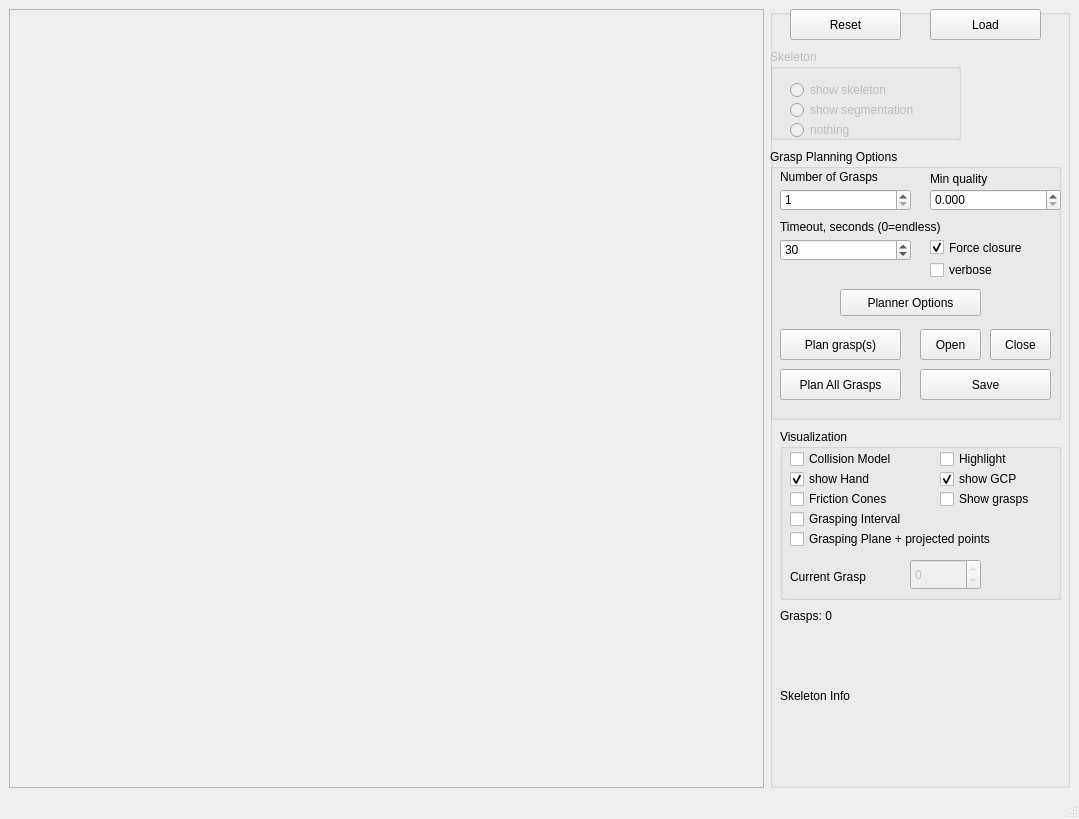
<?xml version="1.0" encoding="UTF-8"?>
<ui version="4.0">
 <class>SkeletonGraspPlanner</class>
 <widget class="QMainWindow" name="SkeletonGraspPlanner">
  <property name="geometry">
   <rect>
    <x>0</x>
    <y>0</y>
    <width>1079</width>
    <height>819</height>
   </rect>
  </property>
  <property name="windowTitle">
   <string>GraspStudio - GraspPlanner</string>
  </property>
  <widget class="QWidget" name="centralwidget">
   <layout class="QGridLayout" name="gridLayout">
    <item row="0" column="0">
     <widget class="QFrame" name="frameViewer">
      <property name="frameShape">
       <enum>QFrame::StyledPanel</enum>
      </property>
      <property name="frameShadow">
       <enum>QFrame::Raised</enum>
      </property>
     </widget>
    </item>
    <item row="0" column="1">
     <widget class="QGroupBox" name="groupBox">
      <property name="maximumSize">
       <size>
        <width>300</width>
        <height>16777215</height>
       </size>
      </property>
      <property name="title">
       <string/>
      </property>
      <widget class="QPushButton" name="pushButtonReset">
       <property name="geometry">
        <rect>
         <x>20</x>
         <y>0</y>
         <width>111</width>
         <height>31</height>
        </rect>
       </property>
       <property name="text">
        <string>Reset</string>
       </property>
      </widget>
      <widget class="QGroupBox" name="groupBoxGrasping">
       <property name="geometry">
        <rect>
         <x>0</x>
         <y>140</y>
         <width>291</width>
         <height>271</height>
        </rect>
       </property>
       <property name="title">
        <string>Grasp Planning Options</string>
       </property>
       <widget class="QCheckBox" name="checkBoxFoceClosure">
        <property name="geometry">
         <rect>
          <x>160</x>
          <y>90</y>
          <width>121</width>
          <height>17</height>
         </rect>
        </property>
        <property name="text">
         <string>Force closure</string>
        </property>
        <property name="checked">
         <bool>true</bool>
        </property>
       </widget>
       <widget class="QSpinBox" name="spinBoxGraspNumber">
        <property name="geometry">
         <rect>
          <x>10</x>
          <y>40</y>
          <width>131</width>
          <height>22</height>
         </rect>
        </property>
        <property name="minimum">
         <number>1</number>
        </property>
        <property name="maximum">
         <number>10000000</number>
        </property>
       </widget>
       <widget class="QLabel" name="label_11">
        <property name="geometry">
         <rect>
          <x>10</x>
          <y>20</y>
          <width>141</width>
          <height>16</height>
         </rect>
        </property>
        <property name="text">
         <string>Number of Grasps</string>
        </property>
       </widget>
       <widget class="QLabel" name="label_12">
        <property name="geometry">
         <rect>
          <x>10</x>
          <y>70</y>
          <width>231</width>
          <height>16</height>
         </rect>
        </property>
        <property name="text">
         <string>Timeout, seconds (0=endless)</string>
        </property>
       </widget>
       <widget class="QSpinBox" name="spinBoxTimeOut">
        <property name="geometry">
         <rect>
          <x>10</x>
          <y>90</y>
          <width>131</width>
          <height>22</height>
         </rect>
        </property>
        <property name="minimum">
         <number>0</number>
        </property>
        <property name="maximum">
         <number>10000000</number>
        </property>
        <property name="value">
         <number>30</number>
        </property>
       </widget>
       <widget class="QLabel" name="label_13">
        <property name="geometry">
         <rect>
          <x>160</x>
          <y>20</y>
          <width>121</width>
          <height>20</height>
         </rect>
        </property>
        <property name="text">
         <string>Min quality</string>
        </property>
       </widget>
       <widget class="QDoubleSpinBox" name="doubleSpinBoxQuality">
        <property name="geometry">
         <rect>
          <x>160</x>
          <y>40</y>
          <width>131</width>
          <height>22</height>
         </rect>
        </property>
        <property name="decimals">
         <number>3</number>
        </property>
        <property name="maximum">
         <double>1.000000000000000</double>
        </property>
        <property name="singleStep">
         <double>0.001000000000000</double>
        </property>
       </widget>
       <widget class="QPushButton" name="pushButtonSave">
        <property name="geometry">
         <rect>
          <x>150</x>
          <y>220</y>
          <width>131</width>
          <height>31</height>
         </rect>
        </property>
        <property name="text">
         <string>Save</string>
        </property>
       </widget>
       <widget class="QPushButton" name="pushButtonClose">
        <property name="geometry">
         <rect>
          <x>220</x>
          <y>180</y>
          <width>61</width>
          <height>31</height>
         </rect>
        </property>
        <property name="text">
         <string>Close</string>
        </property>
       </widget>
       <widget class="QPushButton" name="pushButtonPlan">
        <property name="geometry">
         <rect>
          <x>10</x>
          <y>180</y>
          <width>121</width>
          <height>31</height>
         </rect>
        </property>
        <property name="text">
         <string>Plan grasp(s)</string>
        </property>
       </widget>
       <widget class="QPushButton" name="pushButtonOpen">
        <property name="geometry">
         <rect>
          <x>150</x>
          <y>180</y>
          <width>61</width>
          <height>31</height>
         </rect>
        </property>
        <property name="text">
         <string>Open</string>
        </property>
       </widget>
       <widget class="QCheckBox" name="checkBoxVerbose">
        <property name="geometry">
         <rect>
          <x>160</x>
          <y>110</y>
          <width>97</width>
          <height>22</height>
         </rect>
        </property>
        <property name="text">
         <string>verbose</string>
        </property>
       </widget>
       <widget class="QPushButton" name="pushButtonPlanAll">
        <property name="geometry">
         <rect>
          <x>10</x>
          <y>220</y>
          <width>121</width>
          <height>31</height>
         </rect>
        </property>
        <property name="text">
         <string>Plan All Grasps</string>
        </property>
       </widget>
       <widget class="QPushButton" name="pushButtonOptions">
        <property name="geometry">
         <rect>
          <x>70</x>
          <y>140</y>
          <width>141</width>
          <height>27</height>
         </rect>
        </property>
        <property name="text">
         <string>Planner Options</string>
        </property>
       </widget>
      </widget>
      <widget class="QPushButton" name="pushButtonLoadData">
       <property name="geometry">
        <rect>
         <x>160</x>
         <y>0</y>
         <width>111</width>
         <height>31</height>
        </rect>
       </property>
       <property name="text">
        <string>Load</string>
       </property>
      </widget>
      <widget class="QGroupBox" name="groupBoxSkeleton">
       <property name="enabled">
        <bool>false</bool>
       </property>
       <property name="geometry">
        <rect>
         <x>0</x>
         <y>40</y>
         <width>191</width>
         <height>91</height>
        </rect>
       </property>
       <property name="title">
        <string>Skeleton</string>
       </property>
       <property name="flat">
        <bool>false</bool>
       </property>
       <property name="checkable">
        <bool>false</bool>
       </property>
       <property name="checked">
        <bool>false</bool>
       </property>
       <widget class="QRadioButton" name="radioButtonSkeleton">
        <property name="geometry">
         <rect>
          <x>20</x>
          <y>30</y>
          <width>171</width>
          <height>22</height>
         </rect>
        </property>
        <property name="text">
         <string>show skeleton</string>
        </property>
       </widget>
       <widget class="QRadioButton" name="radioButtonSegmentation">
        <property name="geometry">
         <rect>
          <x>20</x>
          <y>50</y>
          <width>171</width>
          <height>22</height>
         </rect>
        </property>
        <property name="text">
         <string>show segmentation</string>
        </property>
       </widget>
       <widget class="QRadioButton" name="radioButtonNothing">
        <property name="geometry">
         <rect>
          <x>20</x>
          <y>70</y>
          <width>171</width>
          <height>22</height>
         </rect>
        </property>
        <property name="text">
         <string>nothing</string>
        </property>
       </widget>
      </widget>
      <widget class="QLabel" name="labelSkeleton">
       <property name="geometry">
        <rect>
         <x>10</x>
         <y>680</y>
         <width>281</width>
         <height>81</height>
        </rect>
       </property>
       <property name="text">
        <string>Skeleton Info</string>
       </property>
       <property name="alignment">
        <set>Qt::AlignLeading|Qt::AlignLeft|Qt::AlignTop</set>
       </property>
      </widget>
      <widget class="QGroupBox" name="groupBoxVisualization">
       <property name="geometry">
        <rect>
         <x>10</x>
         <y>420</y>
         <width>281</width>
         <height>171</height>
        </rect>
       </property>
       <property name="title">
        <string>Visualization</string>
       </property>
       <widget class="QCheckBox" name="checkBoxGrasps">
        <property name="geometry">
         <rect>
          <x>160</x>
          <y>60</y>
          <width>111</width>
          <height>20</height>
         </rect>
        </property>
        <property name="text">
         <string>Show grasps</string>
        </property>
       </widget>
       <widget class="QCheckBox" name="checkBoxCones">
        <property name="geometry">
         <rect>
          <x>10</x>
          <y>60</y>
          <width>131</width>
          <height>20</height>
         </rect>
        </property>
        <property name="text">
         <string>Friction Cones</string>
        </property>
       </widget>
       <widget class="QCheckBox" name="checkBoxColModel">
        <property name="geometry">
         <rect>
          <x>10</x>
          <y>20</y>
          <width>161</width>
          <height>20</height>
         </rect>
        </property>
        <property name="text">
         <string>Collision Model</string>
        </property>
       </widget>
       <widget class="QCheckBox" name="checkBoxHand">
        <property name="geometry">
         <rect>
          <x>10</x>
          <y>40</y>
          <width>131</width>
          <height>20</height>
         </rect>
        </property>
        <property name="text">
         <string>show Hand</string>
        </property>
        <property name="checked">
         <bool>true</bool>
        </property>
       </widget>
       <widget class="QCheckBox" name="checkBoxHighlight">
        <property name="geometry">
         <rect>
          <x>160</x>
          <y>20</y>
          <width>111</width>
          <height>20</height>
         </rect>
        </property>
        <property name="text">
         <string>Highlight</string>
        </property>
       </widget>
       <widget class="QCheckBox" name="checkBoxGCP">
        <property name="geometry">
         <rect>
          <x>160</x>
          <y>40</y>
          <width>111</width>
          <height>20</height>
         </rect>
        </property>
        <property name="text">
         <string>show GCP</string>
        </property>
        <property name="checked">
         <bool>true</bool>
        </property>
       </widget>
       <widget class="QSpinBox" name="spinBoxGraspNumberPlanned">
        <property name="enabled">
         <bool>false</bool>
        </property>
        <property name="geometry">
         <rect>
          <x>130</x>
          <y>130</y>
          <width>71</width>
          <height>31</height>
         </rect>
        </property>
        <property name="minimum">
         <number>0</number>
        </property>
        <property name="maximum">
         <number>0</number>
        </property>
       </widget>
       <widget class="QLabel" name="label_14">
        <property name="geometry">
         <rect>
          <x>10</x>
          <y>140</y>
          <width>121</width>
          <height>16</height>
         </rect>
        </property>
        <property name="text">
         <string>Current Grasp</string>
        </property>
       </widget>
       <widget class="QCheckBox" name="checkBoxGraspingInterval">
        <property name="geometry">
         <rect>
          <x>10</x>
          <y>80</y>
          <width>141</width>
          <height>20</height>
         </rect>
        </property>
        <property name="text">
         <string>Grasping Interval</string>
        </property>
       </widget>
       <widget class="QCheckBox" name="checkBoxGraspingPlane">
        <property name="geometry">
         <rect>
          <x>10</x>
          <y>100</y>
          <width>281</width>
          <height>20</height>
         </rect>
        </property>
        <property name="text">
         <string>Grasping Plane + projected points</string>
        </property>
       </widget>
      </widget>
      <widget class="QLabel" name="labelInfo">
       <property name="geometry">
        <rect>
         <x>10</x>
         <y>600</y>
         <width>281</width>
         <height>81</height>
        </rect>
       </property>
       <property name="text">
        <string>Grasps: 0</string>
       </property>
       <property name="alignment">
        <set>Qt::AlignLeading|Qt::AlignLeft|Qt::AlignTop</set>
       </property>
      </widget>
     </widget>
    </item>
   </layout>
  </widget>
  <widget class="QMenuBar" name="menubar">
   <property name="geometry">
    <rect>
     <x>0</x>
     <y>0</y>
     <width>1079</width>
     <height>25</height>
    </rect>
   </property>
  </widget>
  <widget class="QStatusBar" name="statusbar"/>
 </widget>
 <resources/>
 <connections/>
</ui>
